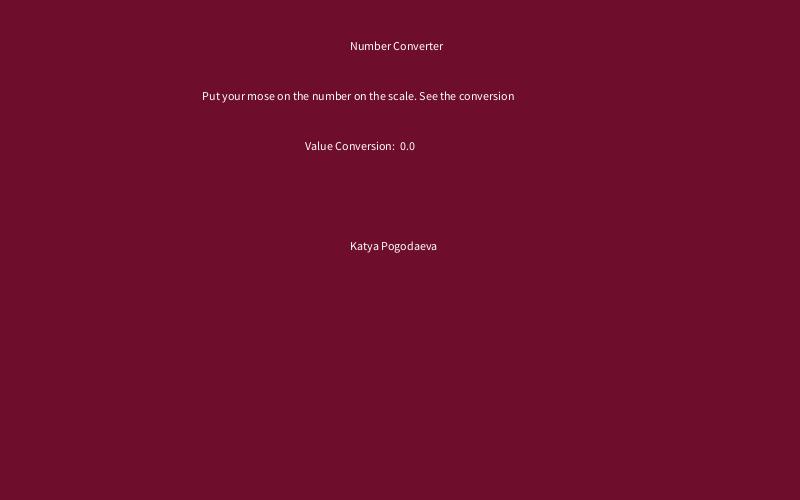
Frame 1 (no input)
Frame 60 (the mouse pressed at the canvas centre just before this capture): identical to frame 1, image omitted
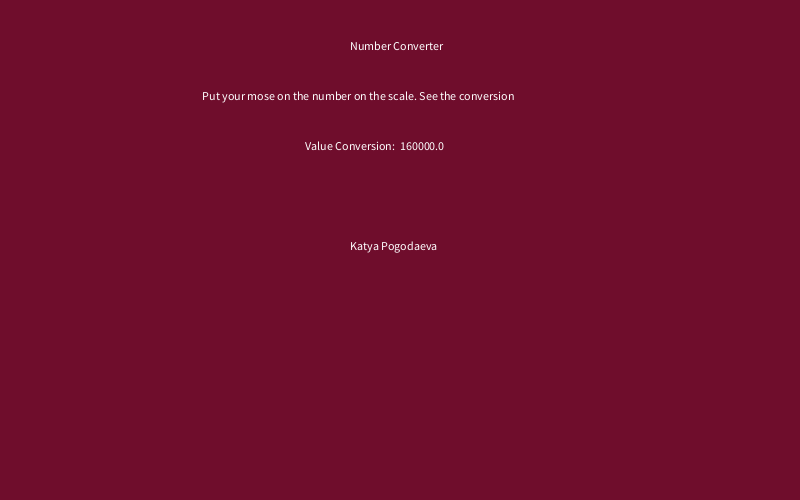
Frame 120 (the mouse held since frame 60 and released just before this capture)

The Processing sketch that drew these frames (run headless with seeded random() and noise(); from frame 60 on, the mouse is pressed at the canvas centre):

// Processing sketch: temp_converter
// ── temp_converter.pde
void setup() {
  size(800,500);
}

void draw() {
  fill(255);
  background(255, 0 ,0 );
  line(100,200,800,200);
  text("X: "+ mouseX + "X^2:" + numberSquared(mouseX), mouseX,mouseY);
  println(numberSquared(mouseX));
}
void drawReference(int xpos, int ypos) {
  numberSquared(mouseX-100);
  fill (255);
  stroke (200);
  line(xpos-50, ypos, 900, ypos);
  for(int i = 0; i<800; i=i+50) {
    line(xpos+i, ypos-5, xpos+1, ypos+5);
    text(i, xpos+i-5, ypos-8);
  }
}

float numberSquared(float val) { 
  val = (val*val);
  background(111, 13 , 44);
  fill(255);
  text("Katya Pogodaeva" , 350, 250);
  text("Number Converter", 350, 50);
  text(" Put your mose on the number on the scale. See the conversion", 200, 100);
  text("Value Conversion:  " + val, 305, 150);
 
  return val;
}
